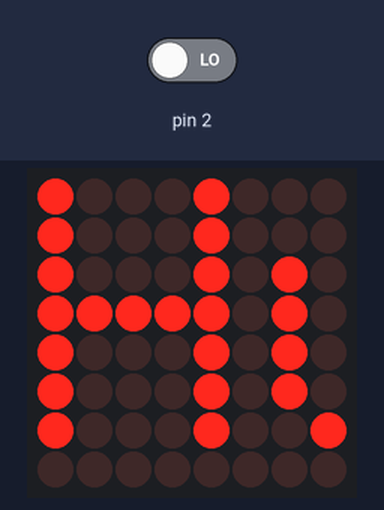
A sketch run on a simulated Arduino Uno, built with avr-gcc and run on an emulated ATmega328P. Shown: 8×8 LED matrix. The inputs (shaded band) are chosen by the test bench; at power-on: pin 2 LOW.

Above: at 0.15 s.
At 0.68 s:
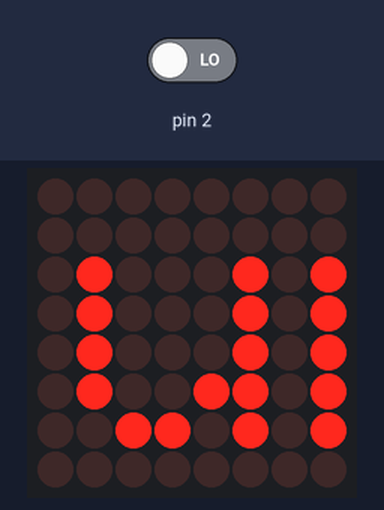
At 1.2 s:
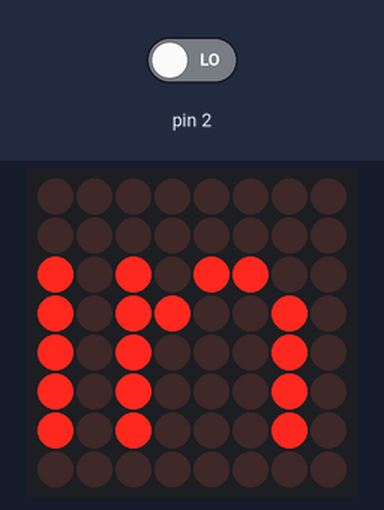
At 2.25 s:
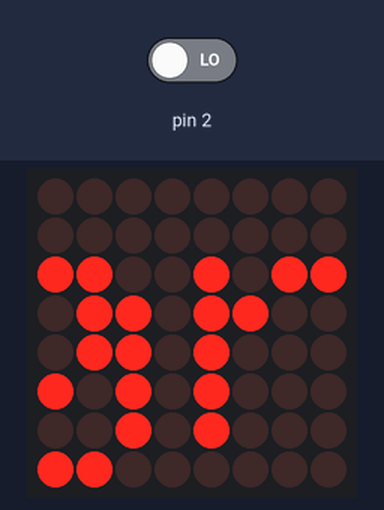
At 3.29 s:
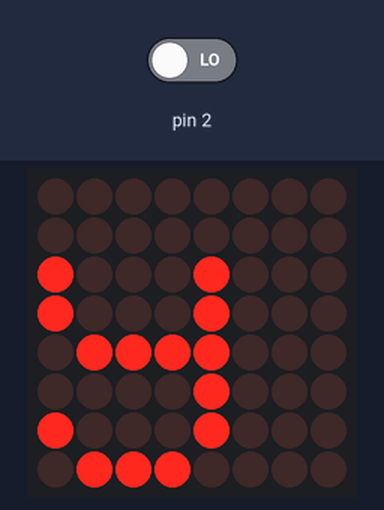
At 4.34 s:
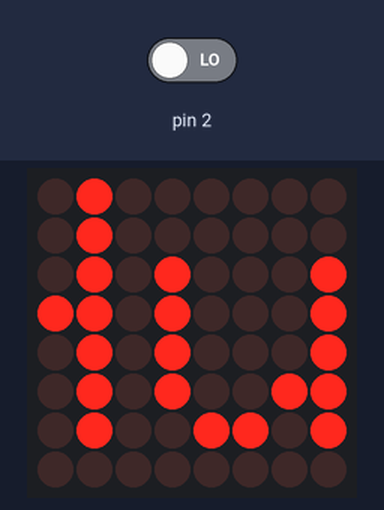

The sketch:

_FabricationLab_hungrybot.ino
```cpp
//update 2014.10.16
//Hungrybot by Makezone

// Length of Arrays
#define MATRIX_SIZE 8

// Current Color State
#define NONE 0
#define RED 1
#define GREEN 2
#define BLUE 3

#define DELAY_COUNT 2

// matrix add lib
#include <Wire.h>
#include "Adafruit_LEDBackpack.h"
#include "Adafruit_GFX.h"
Adafruit_8x8matrix matrix = Adafruit_8x8matrix();

//color sensor var setup
int s0=3,s1=4,s2=5,s3=6;
int flag=0;
int counter=0;
int countR=0,countG=0,countB=0;

int state; // Current color state
int prevState; // Previous color state

int count; // Matrix animation count
int value; // Compare max color value

// 컬러센서에서 빨간색이 들어왔을 때의 화면 설정입니다.
// 각 각의 0과 1이 꺼지고 켜짐을 나타내며
// {}안의 값이 출력되는 영상의 하나의 프레임이라고 생각하시고 수정하시면 됩니다.

//빨간색을 입력 받았을 때의 반복되는 화면입니다.
const uint8_t PROGMEM heart[][MATRIX_SIZE] = {
  {
    B00000000,
    B01100110,
    B11111111,
    B11111111,
    B01111110,
    B00111100,
    B00011000,
    B00000000 }
  ,
  {
    B00000000,
    B00100100,
    B01111110,
    B01111110,
    B00111100,
    B00011000,
    B00000000,
    B00000000 }
};

//녹색을 입력 받았을 때의 반복되는 화면입니다.
const uint8_t PROGMEM monster[][MATRIX_SIZE] = {
  {
    B00000000,
    B00000000,
    B00000000,
    B00000001,
    B00000001,
    B00000001,
    B00000001,
    B00000001 }
  ,
  {
    B00000000,
    B00000001,
    B00000001,
    B00000011,
    B00000010,
    B00000011,
    B00000010,
    B00000010 }
  ,
  {
    B00000001,
    B00000010,
    B00000011,
    B00000111,
    B00000101,
    B00000111,
    B00000101,
    B00000101 }
  ,
  {
    B00000100,
    B00000100,
    B00000111,
    B00001111,
    B00001011,
    B00001111,
    B00001010,
    B00001010 }
  ,
  {
    B00000100,
    B00001001,
    B00001111,
    B00011111,
    B00010110,
    B00011111,
    B00010101,
    B00010101 }
  ,
  {
    B00010010,
    B00010010,
    B00011110,
    B00111111,
    B00101101,
    B00111111,
    B00101010,
    B00101010 }
  ,
  {
    B00010010,
    B00100100,
    B00111100,
    B01111110,
    B01011010,
    B01111110,
    B01010100,
    B01010100 }
  ,
  {
    B01001000,
    B01001000,
    B01111000,
    B11111100,
    B10110100,
    B11111100,
    B10101000,
    B10101000 }
  ,
  {
    B01001000,
    B10010000,
    B11110000,
    B11111000,
    B01101000,
    B11111000,
    B01010000,
    B01010000 }
  ,
  {
    B00100000,
    B00100000,
    B11100000,
    B11110000,
    B11010000,
    B11110000,
    B10100000,
    B10100000 }
  ,
  {
    B00100000,
    B01000000,
    B11000000,
    B11100000,
    B10100000,
    B11100000,
    B01000000,
    B01000000 }
  ,
  {
    B10000000,
    B10000000,
    B10000000,
    B11000000,
    B01000000,
    B11000000,
    B10000000,
    B10000000 }
  ,
  {
    B10000000,
    B00000000,
    B00000000,
    B10000000,
    B10000000,
    B10000000,
    B00000000,
    B00000000 }
  ,
  {
    B00000000,
    B00000000,
    B00000000,
    B00000000,
    B00000000,
    B00000000,
    B00000000,
    B00000000 }
  ,
  {
    B00000000,
    B00000000,
    B00000000,
    B10000000,
    B10000000,
    B10000000,
    B10000000,
    B10000000 }
  ,
  {
    B00000000,
    B10000000,
    B10000000,
    B11000000,
    B01000000,
    B11000000,
    B01000000,
    B01000000 }
  ,
  {
    B10000000,
    B01000000,
    B11000000,
    B11100000,
    B10100000,
    B11100000,
    B10100000,
    B10100000 }
  ,
  {
    B00100000,
    B00100000,
    B11100000,
    B11110000,
    B11010000,
    B11110000,
    B01010000,
    B01010000 }
  ,
  {
    B00100000,
    B10010000,
    B11110000,
    B11111000,
    B01101000,
    B11111000,
    B10101000,
    B10101000 }
  ,
  {
    B01001000,
    B01001000,
    B01111000,
    B11111100,
    B10110100,
    B11111100,
    B01010100,
    B01010100 }
  ,
  {
    B01001000,
    B00100100,
    B00111100,
    B01111110,
    B01011010,
    B01111110,
    B00101010,
    B00101010 }
};

// 청색을 입력 받았을 때의 반복되는 화면입니다.
const uint8_t PROGMEM soso[][MATRIX_SIZE] = {
  {
    B00111100,
    B01111110,
    B11111111,
    B11011011,
    B11111111,
    B11000011,
    B01111110,
    B00111100 }
  ,
  {
    B00111100,
    B01111110,
    B11111111,
    B10110111,
    B11111111,
    B10000111,
    B01111110,
    B00111100 }
  ,
  {
    B00111100,
    B01111110,
    B11111111,
    B01101111,
    B11111111,
    B00001111,
    B01111110,
    B00111100 }
  ,
  {
    B00111100,
    B01111110,
    B11111111,
    B10110111,
    B11111111,
    B10000111,
    B01111110,
    B00111100 }
  ,
  {
    B00111100,
    B01111110,
    B11111111,
    B11011011,
    B11111111,
    B11000011,
    B01111110,
    B00111100 }
  ,
  {
    B00111100,
    B01111110,
    B11111111,
    B11101101,
    B11111111,
    B11100001,
    B01111110,
    B00111100 }
  ,
  {
    B00111100,
    B01111110,
    B11111111,
    B11110110,
    B11111111,
    B11110000,
    B01111110,
    B00111100 }
  ,
  {
    B00111100,
    B01111110,
    B11111111,
    B11101101,
    B11111111,
    B11100001,
    B01111110,
    B00111100 }
};

void setup()
{
  Serial.begin(115200);
  pinMode(s0,OUTPUT);
  pinMode(s1,OUTPUT);
  pinMode(s2,OUTPUT);
  pinMode(s3,OUTPUT);

  //matrix begin
  matrix.begin(0x70);  // pass in the address

  state = NONE;
  count = 0;

  matrix.setRotation(0); // 매트릭스 초기화
}

void TCS()
{
  digitalWrite(s1,HIGH);
  digitalWrite(s0,LOW);
  flag=0;
  attachInterrupt(0, ISR_INTO, CHANGE);
  timer2_init();
}

void ISR_INTO()
{
  counter++;
}

void timer2_init(void)
{
  TCCR2A=0x00;
  TCCR2B=0x07; //the clock frequency source 1024 points
  TCNT2= 100;    //10 ms overflow again
  TIMSK2 = 0x01; //allow interrupt
}

ISR(TIMER2_OVF_vect)//the timer 2, 10ms interrupt overflow again. Internal overflow interrupt executive function
{
  TCNT2=100;
  flag++;
  if(flag==1)
  {
    counter=0;
  }
  else if(flag==2)
  {
    digitalWrite(s2,LOW);
    digitalWrite(s3,LOW);
    countR=counter/1.051;
    digitalWrite(s2,HIGH);
    digitalWrite(s3,HIGH);
  }
  else if(flag==3)
  {
    countG=counter/1.0157;
    digitalWrite(s2,LOW);
    digitalWrite(s3,HIGH);

  }
  else if(flag==4)
  {
    countB=counter/1.114;
    digitalWrite(s2,LOW);
    digitalWrite(s3,LOW);
  }
  else
  {
    flag=0;
    TIMSK2 = 0x00;
  }
  counter=0;
  delay(2);
}

// loop()안에는 아두이노 계속처리할 작업을 적어줍니다.
void loop()
{
  delay(100);

  TCS();

  value = max(countR, max(countG, countB));

  if(value < 6) { // None
    state = NONE;
  }
  else if(value == countR) { // Red
    state = RED;
  }
  else if(value == countG) { // Green
    state = GREEN;
  }
  else { // Blue
    state = BLUE;
  }

  if(prevState == state) {
    count++;
  }
  else {
    count = 0;
  }
  //화면을 바꾸기 전 화면을 초기화하는 함수
  matrix.clear();

  if(state == RED) {//적색이 들어왔을 때 화면을 그립니다. matrix.drawBitmap() ==>맨 위에서 수정한  0과1의 그림을 불러옵니다.
    matrix.drawBitmap(0, 0, heart[(count / DELAY_COUNT) % (sizeof(heart) / MATRIX_SIZE)], MATRIX_SIZE, MATRIX_SIZE, LED_ON);
  }
  else if(state == GREEN) {//녹색이 들어왔을 때 화면을 그립니다.
    matrix.drawBitmap(0, 0, monster[(count / DELAY_COUNT) % (sizeof(monster) / MATRIX_SIZE)], MATRIX_SIZE, MATRIX_SIZE, LED_ON);
  }
  else if(state == BLUE) {//청색이 들어왔을 때 화면을 그립니다.
    matrix.drawBitmap(0, 0, soso[count % (sizeof(soso) / MATRIX_SIZE)], MATRIX_SIZE, MATRIX_SIZE, LED_ON);
  }
  else {

    // NONE 아무색도 입력받지 않았을 때의 기본화면입니다.
	// Matrix.print(반복되는 문자열) 입력하시면 원하는 글자가 반복됩니다.
    matrix.setTextSize(1);
    matrix.setTextWrap(false);  // we dont want text to wrap so it scrolls nicely
    matrix.setTextColor(LED_ON);
    matrix.print("Hungry");
    matrix.setCursor(-(count % 37), 0);
  }

  prevState = state;

  //불러온화면을 led에 그려냅니다.
  matrix.writeDisplay();
}
```

Measured:
- by itself, everything shown: repeats every 3.9 s, in 36 steps
